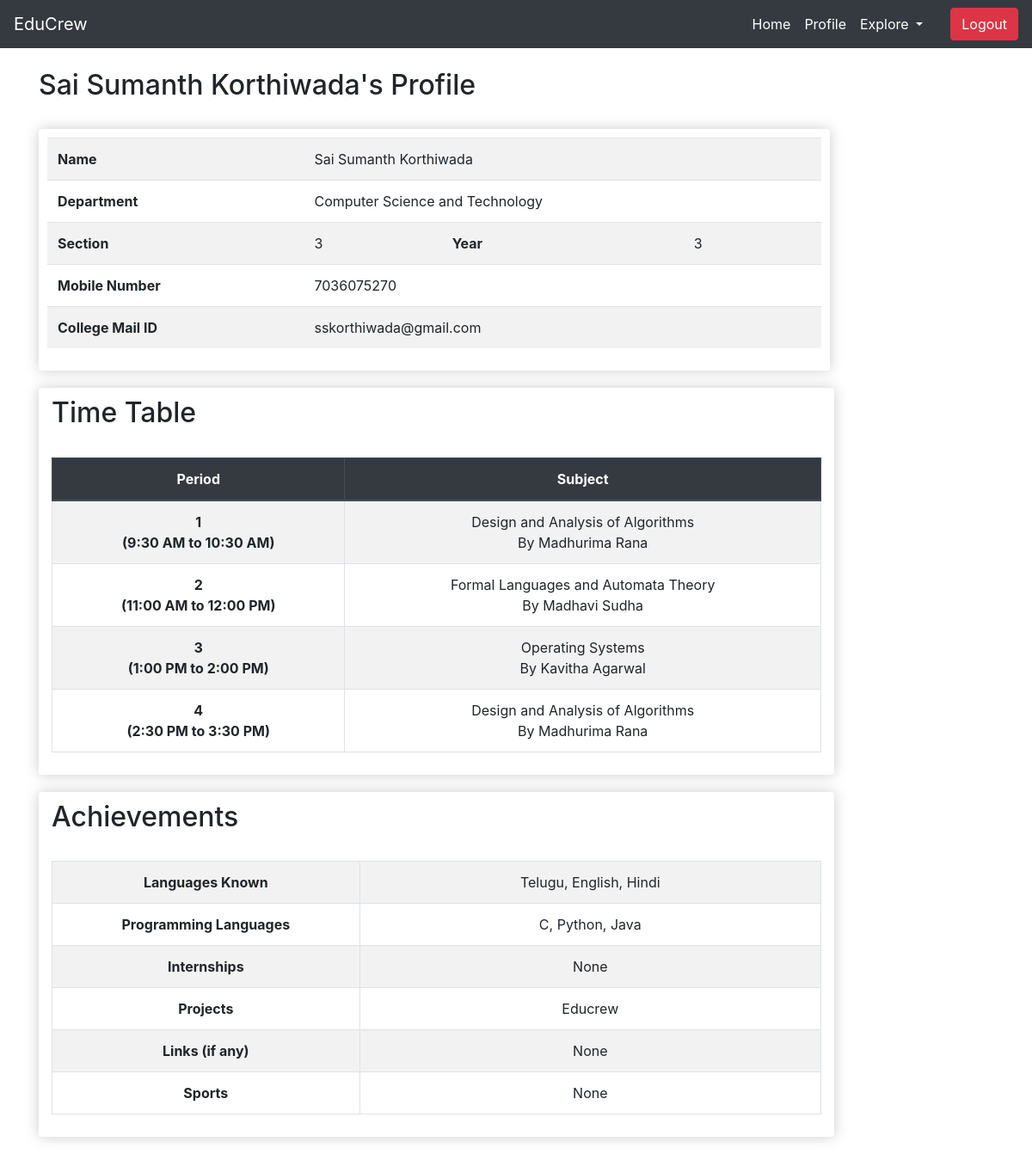
The app's page /view/student/160118733173 (signed in), older data.
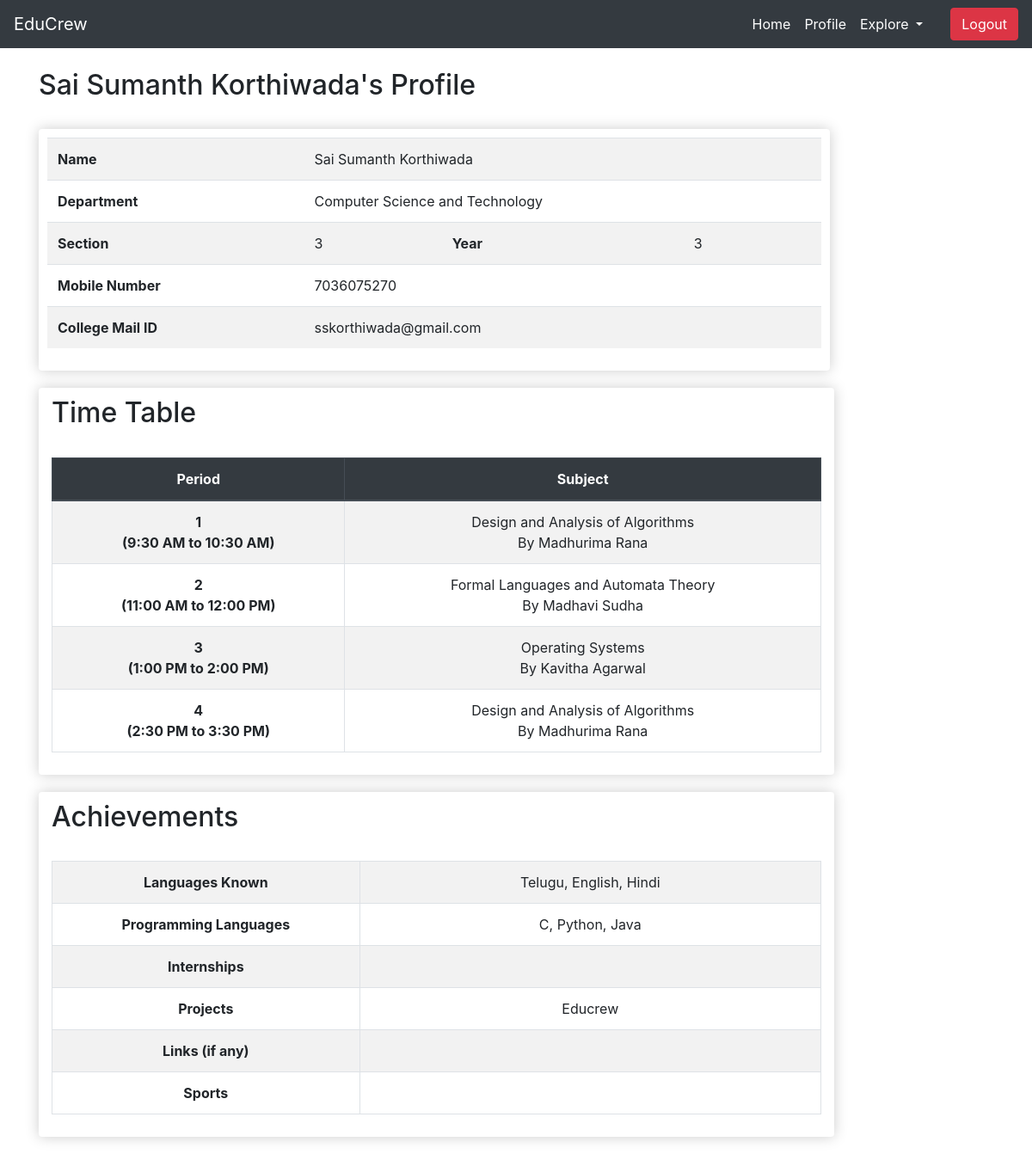
The same page, newer data.
### educrew/models.py (models this page shows)
class StudentAchievement(models.Model):
    rollno = models.ForeignKey(Student, null=True, on_delete=models.SET_NULL)
    lang_known = models.CharField(null=True,blank=True, max_length=500)
    prog_lang = models.CharField(null=True,blank=True, max_length=500)
    internships = models.CharField(null=True,blank=True, max_length=500)
    projects = models.CharField(null=True,blank=True, max_length=500)
    links = models.CharField(null=True,blank=True, max_length=500)
    sports = models.CharField(null=True,blank=True, max_length=500)
    other = models.CharField(null=True,blank=True, max_length=500)

### educrew/views.py (the view)
# urls.py: path('view/student/<int:pk>', views.viewStudent, name="viewStudent"),
@login_required(login_url='login')
def viewStudent(request,pk):
    user = Student.objects.get(rollno=pk)
    achvmnts = StudentAchievement.objects.get(rollno=pk)
    today = datetime.now()
    day = today.strftime("%A")
    yr = user.year
    dept_id = user.dept_id
    section = user.sec
    schedule = StudentSchedule.objects.get(dept_id=dept_id,year=yr,sec=section,day=day)
    if schedule.p1 is None: p1 = "Free"
    else: p1 = SubjectInfo.objects.get(unq_id=schedule.p1)
    if schedule.p2 is None: p2 = "Free"
    else: p2 = SubjectInfo.objects.get(unq_id=schedule.p2)
    if schedule.p3 is None: p3 = "Free"
    else: p3 = SubjectInfo.objects.get(unq_id=schedule.p3)
    if schedule.p4 is None: p4 = "Free"
    else: p4 = SubjectInfo.objects.get(unq_id=schedule.p4)
    context = {'user':user, 'schedule':schedule,'p1':p1, 'p2':p2, 'p3':p3, 'p4':p4,
    'free':"Free",'achvmnts':achvmnts,
    }
    return render(request,'educrew/viewStudent.html',context)

### educrew/models.py (called while the page is built)
    def __str__(self):
        return self.dept_name

    def __str__(self):
        return self.firstname +" "+  self.lastname

    def __str__(self):
        return self.firstname +" "+  self.lastname

    def __str__(self):
        return self.sub_name

    def __str__(self):
        return str(self.sub_id)

### educrew/templates/educrew/viewStudent.html
{% extends 'educrew/main.html' %}
{% load static %}
{% block content %}
<h2> {{user}}'s Profile </h2>
<br>
<div class="row">
    <div class="col-lg-10">
        <div class="box-element" style="margin-bottom: 20px;">
            <table class="table table-striped">
                <tr>
                    <td class="font-weight-bold">Name</td>
                    <td colspan="3">{{user}}</td>
                </tr>
                <tr>
                    <td class="font-weight-bold">Department</td>
                    <td colspan="3">{{user.dept_id}}</td>
                </tr>
                <tr>
                    <td class="font-weight-bold">Section</td>
                    <td>{{user.sec}}</td>
                    <td class="font-weight-bold">Year</td>
                    <td>{{user.year}}</td>
                </tr>
                <tr>
                    <td class="font-weight-bold">Mobile Number</td>
                    <td colspan="3">{{user.phoneno}}</td>
                </tr>
                <tr>
                    <td class="font-weight-bold">College Mail ID</td>
                    <td colspan="3">{{user.email}}</td>
                </tr>
            </table>
        </div>
    </div>
</div>
<div class="col-lg-10 box-element" style="margin-bottom: 20px;">
    <h2>Time Table</h2>
    <br>
    <table class="table table-bordered table-striped text-center">
        <thead class="thead-dark">
            <tr>
                <th scope="col">Period</th>
                <th scope="col">Subject</th>
            </tr>
        </thead>
        <tbody>
            <tr>
                <th scope="row">1 <br> (9:30 AM to 10:30 AM) </th>
                <td>{% if p1 == free %} Free Hour!
                    {% else%} {{p1}} <br>  By {{p1.lect_id}} {% endif %}</td>
            </tr>
            <tr>
                <th scope="row">2 <br> (11:00 AM to 12:00 PM) </th>
                <td>{% if p2 == free %} Free Hour!
                    {% else%} {{p2}} <br>  By {{p2.lect_id}} {% endif %}</td>
            </tr>
            <tr>
                <th scope="row">3 <br> (1:00 PM to 2:00 PM) </th>
                <td>{% if p3 == free %} Free Hour!
                    {% else%} {{p3}} <br>  By {{p3.lect_id}} {% endif %}</td>
            </tr>
            <tr>
                <th scope="row">4 <br> (2:30 PM to 3:30 PM) </th>
                <td>{% if p4 == free %} Free Hour!
                    {% else%} {{p4}} <br>  By {{p4.lect_id}} {% endif %}</td>
            </tr>
        </tbody>
    </table>
</div>
<div class="col-lg-10 box-element" style="margin-bottom: 20px;">
    <h2>Achievements</h2>
    <br>
    <table class="table table-bordered table-striped text-center">
        <tbody>
            <tr>
                <td class="font-weight-bold" width=40%>Languages Known</td>
                <td>{{achvmnts.lang_known}}</td>
            </tr>
            <tr>
                <td class="font-weight-bold">Programming Languages</td>
                <td>{{achvmnts.prog_lang}}</td>
            </tr>
            <tr>
                <td class="font-weight-bold">Internships</td>
                <td>{{achvmnts.internships}}</td>
            </tr>
            <tr>
                <td class="font-weight-bold">Projects</td>
                <td>{{achvmnts.projects}}</td>
            </tr>
            <tr>
                <td class="font-weight-bold">Links (if any)</td>
                <td>{{achvmnts.links}}</td>
            </tr>
            <tr>
                <td class="font-weight-bold">Sports</td>
                <td>{{achvmnts.sports}}</td>
            </tr>
        </tbody>
    </table>
</div>
{% endblock content %}

Row changes from the older to the newer data that the page shows:
changed StudentAchievement "Telugu, English, Hindi": internships "None" → (not shown); links "None" → (not shown); sports "None" → (not shown)
